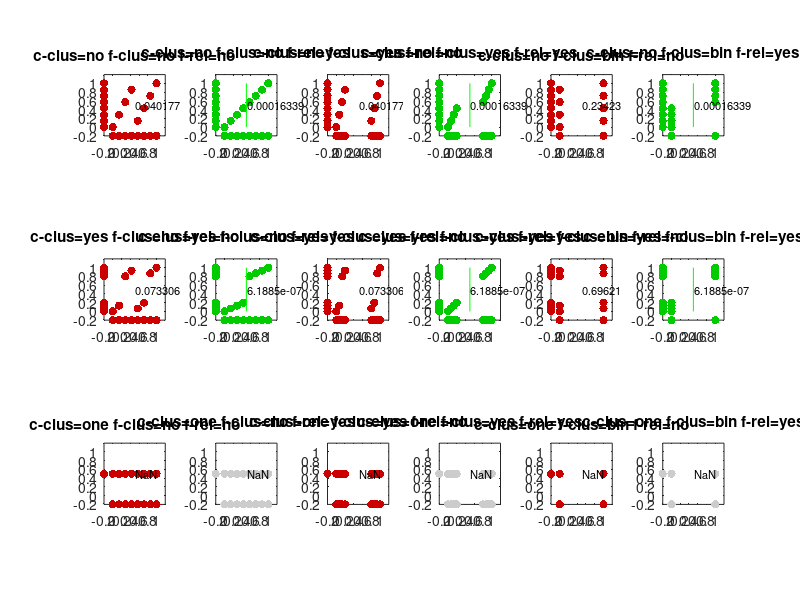
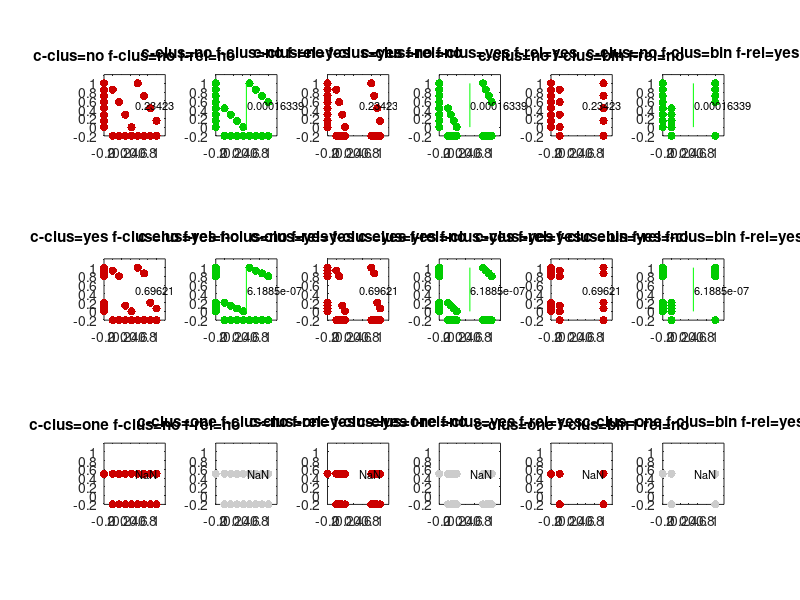

Recreate these plots in MATLAB, in order.
N = 8; % Should be even

% cost data points
c = [...
  linspace(0,1,N);                               % Equidistant
  [ linspace(0,0.2,N/2) linspace(0.8,1.0,N/2) ]; % Two clusters (two tasks)
  linspace(0.5,0.5,N);                           % One cluster (one task)
  ];
c_labels = {'c-clus=no','c-clus=yes','c-clus=one',};

% feature data points
f = [...
  linspace(0,1,N);                               % Equidistant
  [ linspace(0,0.2,N/2) linspace(0.8,1.0,N/2) ]; % Two clusters
  [ zeros(1,N/2) ones(1,N/2) ];                  % Binary feature
  ];
f_labels = {'f-clus=no','f-clus=yes','f-clus=bin'};

% feature relevance (orders cost values to be clustered with features or not)
f_rel = [...
  [ 1:2:N 2:2:N];
  1:N;
  ];
f_rel_labels = {'f-rel=no','f-rel=yes'};


clf
for ordering_within_cluster=1:2 % see comment below
  figure(ordering_within_cluster)
  count = 1;
  
  for c_i = 1:size(c,1)
    for f_i = 1:size(f,1)
      for f_rel_i = 1:size(f_rel,1)
        
        ordering = f_rel(f_rel_i,:);
        if (ordering_within_cluster==2)
          % If the ordering was 1 2 3 4 5 6 7 8 before
          % it will be          4 3 2 1 8 7 6 5 after.
          % This matters only for the special case when
          % c-clus=no, f-clus=no, f-rel=yes
          ordering = ordering([N/2:-1:1 N:-1:(N/2+1)]);
        end
        
        
        % Default marker color (for irrelevant features)
        color = [0.8 0 0];
        if (strcmp(f_rel_labels{f_rel_i},'f-rel=yes'))
          if (strcmp(c_labels{c_i},'c-clus=one'))
            % If there is only one cost cluster, there is only one task. Therefore,
            % no feature could be relevant to splitting, because there is nothing
            % to split. Change plotting color to indicate this
            color = [0.8 0.8 0.8];
          else
            % Indicate that a feature is relevant by making it green
            color = [0 0.8 0];
          end
        end
        
        subplot(size(c,1),size(f,1)*size(f_rel,1),count); count = count + 1;
        plot(f(f_i,:),c(c_i,ordering),'o','MarkerEdgeColor','none','MarkerFaceColor',color)
        
        feature = f(f_i,:);
        cost = c(c_i,ordering);
        if all(feature == 0 | feature ==1)
          %it is a binary feature
          split = 0.5;
        else
          split = (feature(2:end) + feature(1:end-1))/2;
        end
        %go through all possible splits, see which is the best
        p = [];
        for i_split = 1:length(split)
          c0 = cost(feature < split(i_split));
          c1 = cost(feature > split(i_split));
          n0 = length(c0);
          n1 = length(c1);
          s = sqrt(var(c0)^2/n0 + var(c1)^2/n1);
          t = (mean(c0) - mean(c1)) / s;
          v = min(n0,n1) - 1; %degrees of freedom
          %two-tailed test
          p(i_split) = 2*tcdf(t,v);
        end
        
        [pmin imin] = min(p);
        
        hold on;
        if pmin < 0.03
          plot([split(imin) split(imin)],[0 1],'g');
        end
        text(0.52,0.5, num2str(pmin),'FontSize',8);
        
        
        hold on
        plot(f(f_i,:),-0.2*ones(1,N),'o','MarkerEdgeColor','none','MarkerFaceColor',color)
        plot(-0.2*ones(1,N),c(c_i,:),'o','MarkerEdgeColor','none','MarkerFaceColor',color)
        hold off
        axis square
        axis([-0.2 1.2 -0.2 1.2])
        title([c_labels{c_i} ' ' f_labels{f_i} ' ' f_rel_labels{f_rel_i} ])
      end
    end
  end
end

